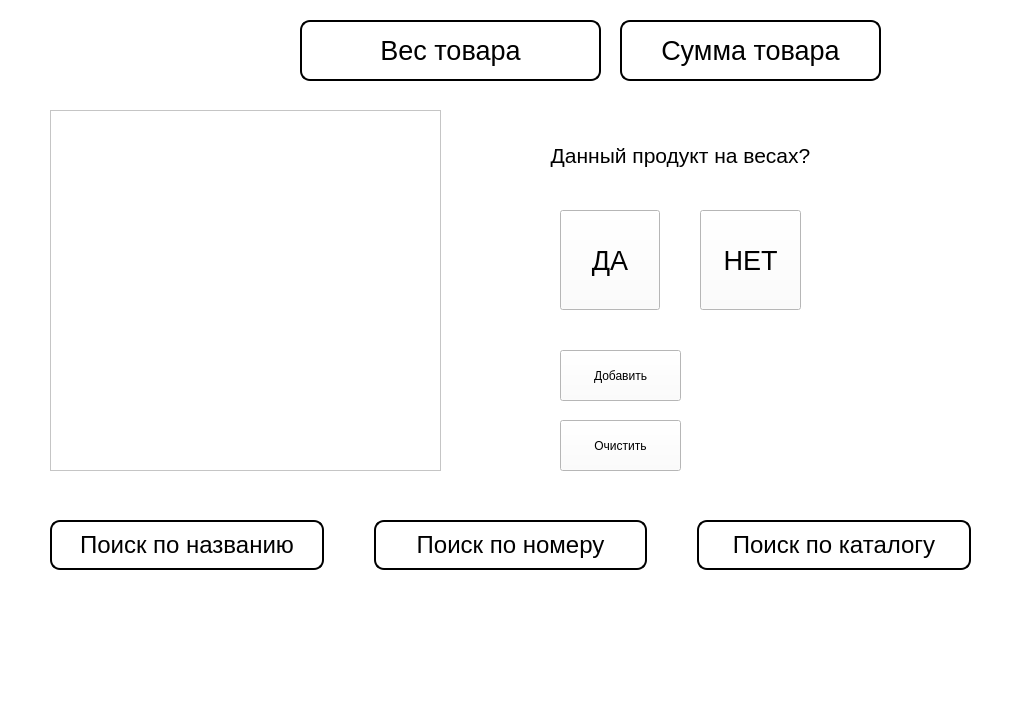
<?xml version="1.0" encoding="UTF-8"?>
<ui version="4.0">
 <class>MainWindow</class>
 <widget class="QMainWindow" name="MainWindow">
  <property name="geometry">
   <rect>
    <x>0</x>
    <y>0</y>
    <width>1026</width>
    <height>722</height>
   </rect>
  </property>
  <property name="windowTitle">
   <string>MainWindow</string>
  </property>
  <property name="styleSheet">
   <string notr="true">background-color: rgb(255, 255, 255);</string>
  </property>
  <widget class="QWidget" name="centralwidget">
   <widget class="QLabel" name="weight_label">
    <property name="geometry">
     <rect>
      <x>300</x>
      <y>20</y>
      <width>301</width>
      <height>61</height>
     </rect>
    </property>
    <property name="font">
     <font>
      <pointsize>20</pointsize>
      <bold>false</bold>
      <strikeout>false</strikeout>
     </font>
    </property>
    <property name="styleSheet">
     <string notr="true">QLabel
{
   background-color: white;
   color: black;
   border: 2px solid black ; /* Black */
	text-align: center;
   border-radius:  10px;
	font-size: 20pt;
}
</string>
    </property>
    <property name="text">
     <string>Вес товара</string>
    </property>
    <property name="alignment">
     <set>Qt::AlignCenter</set>
    </property>
   </widget>
   <widget class="QLabel" name="sum_label">
    <property name="geometry">
     <rect>
      <x>620</x>
      <y>20</y>
      <width>261</width>
      <height>61</height>
     </rect>
    </property>
    <property name="styleSheet">
     <string notr="true">QLabel
{
   background-color: white;
   color: black;
   border: 2px solid black ; /* Black */
	text-align: center;
   border-radius:  10px;
font-size:20pt;
}
</string>
    </property>
    <property name="text">
     <string>Сумма товара</string>
    </property>
    <property name="alignment">
     <set>Qt::AlignCenter</set>
    </property>
   </widget>
   <widget class="QLabel" name="label_who_is_product">
    <property name="geometry">
     <rect>
      <x>540</x>
      <y>120</y>
      <width>281</width>
      <height>71</height>
     </rect>
    </property>
    <property name="font">
     <font>
      <pointsize>16</pointsize>
     </font>
    </property>
    <property name="styleSheet">
     <string notr="true">color: rgb(0, 0, 0);</string>
    </property>
    <property name="text">
     <string>Данный продукт на весах?</string>
    </property>
    <property name="alignment">
     <set>Qt::AlignCenter</set>
    </property>
   </widget>
   <widget class="QScrollArea" name="scrollArea">
    <property name="geometry">
     <rect>
      <x>50</x>
      <y>110</y>
      <width>391</width>
      <height>361</height>
     </rect>
    </property>
    <property name="widgetResizable">
     <bool>true</bool>
    </property>
    <widget class="QWidget" name="scrollAreaWidgetContents">
     <property name="geometry">
      <rect>
       <x>0</x>
       <y>0</y>
       <width>389</width>
       <height>359</height>
      </rect>
     </property>
     <layout class="QHBoxLayout" name="horizontalLayout_2">
      <item>
       <layout class="QHBoxLayout" name="product_List_Layout"/>
      </item>
     </layout>
    </widget>
   </widget>
   <widget class="QPushButton" name="button_NO_product">
    <property name="geometry">
     <rect>
      <x>700</x>
      <y>210</y>
      <width>101</width>
      <height>100</height>
     </rect>
    </property>
    <property name="font">
     <font>
      <pointsize>20</pointsize>
     </font>
    </property>
    <property name="styleSheet">
     <string notr="true">color: rgb(0, 0, 0);</string>
    </property>
    <property name="text">
     <string>НЕТ</string>
    </property>
   </widget>
   <widget class="QPushButton" name="button_YES_product">
    <property name="geometry">
     <rect>
      <x>560</x>
      <y>210</y>
      <width>100</width>
      <height>100</height>
     </rect>
    </property>
    <property name="font">
     <font>
      <pointsize>20</pointsize>
     </font>
    </property>
    <property name="styleSheet">
     <string notr="true">color: rgb(0, 0, 0);</string>
    </property>
    <property name="text">
     <string>ДА</string>
    </property>
   </widget>
   <widget class="QPushButton" name="add_widget">
    <property name="geometry">
     <rect>
      <x>560</x>
      <y>350</y>
      <width>121</width>
      <height>51</height>
     </rect>
    </property>
    <property name="styleSheet">
     <string notr="true">color: rgb(0, 0, 0);</string>
    </property>
    <property name="text">
     <string>Добавить</string>
    </property>
   </widget>
   <widget class="QPushButton" name="clear_widget">
    <property name="geometry">
     <rect>
      <x>560</x>
      <y>420</y>
      <width>121</width>
      <height>51</height>
     </rect>
    </property>
    <property name="styleSheet">
     <string notr="true">color: rgb(0, 0, 0);</string>
    </property>
    <property name="text">
     <string>Очистить</string>
    </property>
   </widget>
   <widget class="QWidget" name="layoutWidget">
    <property name="geometry">
     <rect>
      <x>0</x>
      <y>510</y>
      <width>1021</width>
      <height>71</height>
     </rect>
    </property>
    <layout class="QHBoxLayout" name="horizontalLayout">
     <property name="spacing">
      <number>50</number>
     </property>
     <property name="leftMargin">
      <number>50</number>
     </property>
     <property name="rightMargin">
      <number>50</number>
     </property>
     <item>
      <widget class="QPushButton" name="button_search_by_name">
       <property name="minimumSize">
        <size>
         <width>0</width>
         <height>50</height>
        </size>
       </property>
       <property name="font">
        <font>
         <pointsize>18</pointsize>
        </font>
       </property>
       <property name="styleSheet">
        <string notr="true">QPushButton
{
   background-color: white;
   color: black;
   border: 2px solid black ; /* Black */
	text-align: center;
   border-radius:  10px;
}

QPushButton:hover
{
    background-color: rgb(200, 200, 200); /* Gray */
    color: white;
}</string>
       </property>
       <property name="text">
        <string>Поиск по названию</string>
       </property>
      </widget>
     </item>
     <item>
      <widget class="QPushButton" name="button_search_by_number">
       <property name="minimumSize">
        <size>
         <width>0</width>
         <height>50</height>
        </size>
       </property>
       <property name="sizeIncrement">
        <size>
         <width>1</width>
         <height>0</height>
        </size>
       </property>
       <property name="font">
        <font>
         <pointsize>18</pointsize>
        </font>
       </property>
       <property name="styleSheet">
        <string notr="true">QPushButton
{
   background-color: white;
   color: black;
   border: 2px solid black ; /* Black */
	text-align: center;
   border-radius:  10px;
}

QPushButton:hover
{
    background-color: rgb(200, 200, 200); /* Gray */
    color: white;
}</string>
       </property>
       <property name="text">
        <string>Поиск по номеру</string>
       </property>
      </widget>
     </item>
     <item>
      <widget class="QPushButton" name="button_search_by_catalog">
       <property name="minimumSize">
        <size>
         <width>0</width>
         <height>50</height>
        </size>
       </property>
       <property name="font">
        <font>
         <pointsize>18</pointsize>
        </font>
       </property>
       <property name="styleSheet">
        <string notr="true">QPushButton
{
   background-color: white;
   color: black;
   border: 2px solid black ; /* Black */
	text-align: center;
   border-radius:  10px;
}

QPushButton:hover
{
    background-color: rgb(200, 200, 200); /* Gray */
    color: white;
}</string>
       </property>
       <property name="text">
        <string>Поиск по каталогу</string>
       </property>
      </widget>
     </item>
    </layout>
   </widget>
   <widget class="QLabel" name="label">
    <property name="geometry">
     <rect>
      <x>50</x>
      <y>20</y>
      <width>221</width>
      <height>61</height>
     </rect>
    </property>
    <property name="text">
     <string/>
    </property>
    <property name="pixmap">
     <pixmap resource="resourses.qrc">:/icon/logo.png</pixmap>
    </property>
    <property name="scaledContents">
     <bool>true</bool>
    </property>
   </widget>
  </widget>
  <widget class="QMenuBar" name="menubar">
   <property name="geometry">
    <rect>
     <x>0</x>
     <y>0</y>
     <width>1026</width>
     <height>22</height>
    </rect>
   </property>
  </widget>
  <widget class="QStatusBar" name="statusbar"/>
 </widget>
 <resources>
  <include location="resourses.qrc"/>
 </resources>
 <connections/>
</ui>
